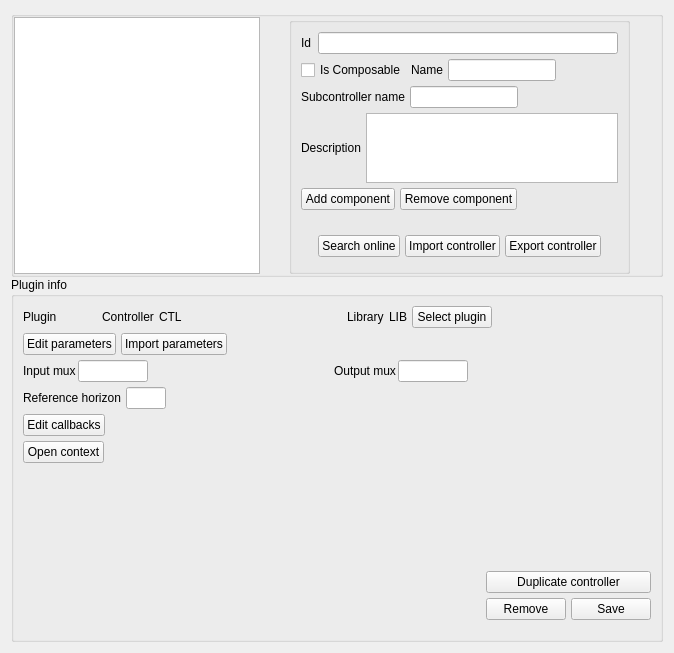
<?xml version="1.0" encoding="UTF-8"?>
<ui version="4.0">
 <class>Form</class>
 <widget class="QWidget" name="Form">
  <property name="geometry">
   <rect>
    <x>0</x>
    <y>0</y>
    <width>674</width>
    <height>653</height>
   </rect>
  </property>
  <property name="minimumSize">
   <size>
    <width>300</width>
    <height>0</height>
   </size>
  </property>
  <property name="windowTitle">
   <string>Form</string>
  </property>
  <layout class="QVBoxLayout" name="verticalLayout_2">
   <item>
    <layout class="QVBoxLayout" name="verticalLayout" stretch="5,20">
     <property name="spacing">
      <number>0</number>
     </property>
     <item>
      <widget class="QGroupBox" name="groupBox">
       <property name="title">
        <string/>
       </property>
       <layout class="QHBoxLayout" name="horizontalLayout_3" stretch="0">
        <property name="spacing">
         <number>0</number>
        </property>
        <property name="leftMargin">
         <number>0</number>
        </property>
        <property name="topMargin">
         <number>0</number>
        </property>
        <property name="rightMargin">
         <number>0</number>
        </property>
        <property name="bottomMargin">
         <number>0</number>
        </property>
        <item>
         <layout class="QHBoxLayout" name="horizontalLayout_2" stretch="0,0,20,0">
          <property name="spacing">
           <number>0</number>
          </property>
          <item>
           <widget class="QListWidget" name="subcontrollerList">
            <property name="minimumSize">
             <size>
              <width>200</width>
              <height>0</height>
             </size>
            </property>
           </widget>
          </item>
          <item>
           <spacer name="horizontalSpacer_6">
            <property name="orientation">
             <enum>Qt::Horizontal</enum>
            </property>
            <property name="sizeHint" stdset="0">
             <size>
              <width>40</width>
              <height>20</height>
             </size>
            </property>
           </spacer>
          </item>
          <item>
           <widget class="QGroupBox" name="groupBox_3">
            <property name="title">
             <string/>
            </property>
            <layout class="QHBoxLayout" name="horizontalLayout_4" stretch="50">
             <item>
              <layout class="QVBoxLayout" name="verticalLayout_3">
               <property name="spacing">
                <number>5</number>
               </property>
               <property name="leftMargin">
                <number>0</number>
               </property>
               <property name="bottomMargin">
                <number>5</number>
               </property>
               <item>
                <layout class="QHBoxLayout" name="horizontalLayout_22">
                 <property name="spacing">
                  <number>0</number>
                 </property>
                 <property name="topMargin">
                  <number>0</number>
                 </property>
                 <item>
                  <widget class="QLabel" name="label_7">
                   <property name="text">
                    <string>Id  </string>
                   </property>
                  </widget>
                 </item>
                 <item>
                  <widget class="QLineEdit" name="idTxt">
                   <property name="minimumSize">
                    <size>
                     <width>300</width>
                     <height>0</height>
                    </size>
                   </property>
                   <property name="alignment">
                    <set>Qt::AlignLeading|Qt::AlignLeft|Qt::AlignVCenter</set>
                   </property>
                  </widget>
                 </item>
                 <item>
                  <spacer name="horizontalSpacer_16">
                   <property name="orientation">
                    <enum>Qt::Horizontal</enum>
                   </property>
                   <property name="sizeHint" stdset="0">
                    <size>
                     <width>40</width>
                     <height>20</height>
                    </size>
                   </property>
                  </spacer>
                 </item>
                </layout>
               </item>
               <item>
                <layout class="QHBoxLayout" name="horizontalLayout_8">
                 <item>
                  <layout class="QHBoxLayout" name="horizontalLayout_5">
                   <item>
                    <widget class="QCheckBox" name="isComposableCb">
                     <property name="text">
                      <string>Is Composable</string>
                     </property>
                    </widget>
                   </item>
                   <item>
                    <widget class="QLabel" name="nameLabel">
                     <property name="text">
                      <string>Name</string>
                     </property>
                    </widget>
                   </item>
                   <item>
                    <widget class="QLineEdit" name="nameTxt"/>
                   </item>
                   <item>
                    <spacer name="horizontalSpacer_2">
                     <property name="orientation">
                      <enum>Qt::Horizontal</enum>
                     </property>
                     <property name="sizeHint" stdset="0">
                      <size>
                       <width>40</width>
                       <height>20</height>
                      </size>
                     </property>
                    </spacer>
                   </item>
                  </layout>
                 </item>
                </layout>
               </item>
               <item>
                <layout class="QHBoxLayout" name="horizontalLayout_13">
                 <property name="topMargin">
                  <number>0</number>
                 </property>
                 <item>
                  <widget class="QLabel" name="subctlLabel">
                   <property name="text">
                    <string>Subcontroller name</string>
                   </property>
                  </widget>
                 </item>
                 <item>
                  <widget class="QLineEdit" name="subctlNameTxt"/>
                 </item>
                 <item>
                  <spacer name="horizontalSpacer_11">
                   <property name="orientation">
                    <enum>Qt::Horizontal</enum>
                   </property>
                   <property name="sizeHint" stdset="0">
                    <size>
                     <width>40</width>
                     <height>20</height>
                    </size>
                   </property>
                  </spacer>
                 </item>
                </layout>
               </item>
               <item>
                <layout class="QHBoxLayout" name="horizontalLayout_7">
                 <item>
                  <widget class="QLabel" name="label_3">
                   <property name="text">
                    <string>Description</string>
                   </property>
                  </widget>
                 </item>
                 <item>
                  <widget class="QPlainTextEdit" name="descriptionTxt"/>
                 </item>
                </layout>
               </item>
               <item>
                <layout class="QHBoxLayout" name="horizontalLayout_15">
                 <property name="topMargin">
                  <number>0</number>
                 </property>
                 <item>
                  <widget class="QPushButton" name="addComponentBtn">
                   <property name="text">
                    <string>Add component</string>
                   </property>
                  </widget>
                 </item>
                 <item>
                  <widget class="QPushButton" name="removeComponentBtn">
                   <property name="text">
                    <string>Remove component</string>
                   </property>
                  </widget>
                 </item>
                 <item>
                  <spacer name="horizontalSpacer_8">
                   <property name="orientation">
                    <enum>Qt::Horizontal</enum>
                   </property>
                   <property name="sizeHint" stdset="0">
                    <size>
                     <width>40</width>
                     <height>20</height>
                    </size>
                   </property>
                  </spacer>
                 </item>
                </layout>
               </item>
               <item>
                <spacer name="verticalSpacer_4">
                 <property name="orientation">
                  <enum>Qt::Vertical</enum>
                 </property>
                 <property name="sizeHint" stdset="0">
                  <size>
                   <width>20</width>
                   <height>40</height>
                  </size>
                 </property>
                </spacer>
               </item>
               <item>
                <layout class="QHBoxLayout" name="horizontalLayout_17">
                 <property name="leftMargin">
                  <number>0</number>
                 </property>
                 <property name="topMargin">
                  <number>20</number>
                 </property>
                 <property name="rightMargin">
                  <number>0</number>
                 </property>
                 <item>
                  <spacer name="horizontalSpacer_17">
                   <property name="orientation">
                    <enum>Qt::Horizontal</enum>
                   </property>
                   <property name="sizeHint" stdset="0">
                    <size>
                     <width>40</width>
                     <height>20</height>
                    </size>
                   </property>
                  </spacer>
                 </item>
                 <item>
                  <widget class="QPushButton" name="searchOnlineBtn">
                   <property name="text">
                    <string>Search online</string>
                   </property>
                  </widget>
                 </item>
                 <item>
                  <widget class="QPushButton" name="importBtn">
                   <property name="text">
                    <string>Import controller</string>
                   </property>
                  </widget>
                 </item>
                 <item>
                  <widget class="QPushButton" name="exportBtn">
                   <property name="text">
                    <string>Export controller</string>
                   </property>
                  </widget>
                 </item>
                 <item>
                  <spacer name="horizontalSpacer_18">
                   <property name="orientation">
                    <enum>Qt::Horizontal</enum>
                   </property>
                   <property name="sizeHint" stdset="0">
                    <size>
                     <width>40</width>
                     <height>20</height>
                    </size>
                   </property>
                  </spacer>
                 </item>
                </layout>
               </item>
               <item>
                <spacer name="verticalSpacer_2">
                 <property name="orientation">
                  <enum>Qt::Vertical</enum>
                 </property>
                 <property name="sizeHint" stdset="0">
                  <size>
                   <width>20</width>
                   <height>40</height>
                  </size>
                 </property>
                </spacer>
               </item>
              </layout>
             </item>
            </layout>
           </widget>
          </item>
          <item>
           <spacer name="horizontalSpacer">
            <property name="orientation">
             <enum>Qt::Horizontal</enum>
            </property>
            <property name="sizeHint" stdset="0">
             <size>
              <width>40</width>
              <height>20</height>
             </size>
            </property>
           </spacer>
          </item>
         </layout>
        </item>
       </layout>
      </widget>
     </item>
     <item>
      <widget class="QGroupBox" name="groupBox_2">
       <property name="title">
        <string>Plugin info</string>
       </property>
       <layout class="QHBoxLayout" name="horizontalLayout_9">
        <item>
         <layout class="QHBoxLayout" name="horizontalLayout_10" stretch="20">
          <property name="spacing">
           <number>0</number>
          </property>
          <property name="leftMargin">
           <number>0</number>
          </property>
          <item>
           <layout class="QVBoxLayout" name="verticalLayout_4">
            <property name="spacing">
             <number>5</number>
            </property>
            <property name="leftMargin">
             <number>0</number>
            </property>
            <property name="bottomMargin">
             <number>10</number>
            </property>
            <item>
             <layout class="QHBoxLayout" name="horizontalLayout_6">
              <item>
               <widget class="QLabel" name="label">
                <property name="text">
                 <string>Plugin</string>
                </property>
               </widget>
              </item>
              <item>
               <spacer name="horizontalSpacer_4">
                <property name="orientation">
                 <enum>Qt::Horizontal</enum>
                </property>
                <property name="sizeType">
                 <enum>QSizePolicy::Minimum</enum>
                </property>
                <property name="sizeHint" stdset="0">
                 <size>
                  <width>40</width>
                  <height>20</height>
                 </size>
                </property>
               </spacer>
              </item>
              <item>
               <widget class="QLabel" name="label_2">
                <property name="text">
                 <string>Controller</string>
                </property>
               </widget>
              </item>
              <item>
               <widget class="QLabel" name="libTypeLbl">
                <property name="text">
                 <string>CTL</string>
                </property>
               </widget>
              </item>
              <item>
               <spacer name="horizontalSpacer_3">
                <property name="orientation">
                 <enum>Qt::Horizontal</enum>
                </property>
                <property name="sizeHint" stdset="0">
                 <size>
                  <width>40</width>
                  <height>20</height>
                 </size>
                </property>
               </spacer>
              </item>
              <item>
               <widget class="QLabel" name="label_4">
                <property name="text">
                 <string>Library</string>
                </property>
               </widget>
              </item>
              <item>
               <widget class="QLabel" name="libLibraryLbl">
                <property name="text">
                 <string>LIB</string>
                </property>
               </widget>
              </item>
              <item>
               <widget class="QPushButton" name="selectPluginBtn">
                <property name="text">
                 <string>Select plugin</string>
                </property>
               </widget>
              </item>
              <item>
               <spacer name="horizontalSpacer_13">
                <property name="orientation">
                 <enum>Qt::Horizontal</enum>
                </property>
                <property name="sizeType">
                 <enum>QSizePolicy::MinimumExpanding</enum>
                </property>
                <property name="sizeHint" stdset="0">
                 <size>
                  <width>40</width>
                  <height>20</height>
                 </size>
                </property>
               </spacer>
              </item>
             </layout>
            </item>
            <item>
             <layout class="QHBoxLayout" name="horizontalLayout_20">
              <property name="topMargin">
               <number>0</number>
              </property>
              <item>
               <widget class="QPushButton" name="editParametersBtn">
                <property name="text">
                 <string>Edit parameters</string>
                </property>
               </widget>
              </item>
              <item>
               <widget class="QPushButton" name="importParametersBtn">
                <property name="text">
                 <string>Import parameters</string>
                </property>
               </widget>
              </item>
              <item>
               <spacer name="horizontalSpacer_7">
                <property name="orientation">
                 <enum>Qt::Horizontal</enum>
                </property>
                <property name="sizeHint" stdset="0">
                 <size>
                  <width>40</width>
                  <height>20</height>
                 </size>
                </property>
               </spacer>
              </item>
             </layout>
            </item>
            <item>
             <layout class="QHBoxLayout" name="horizontalLayout_11" stretch="0,0,0,0,0,0">
              <property name="spacing">
               <number>2</number>
              </property>
              <item>
               <widget class="QLabel" name="label_5">
                <property name="text">
                 <string>Input mux</string>
                </property>
               </widget>
              </item>
              <item>
               <widget class="QLineEdit" name="inputMuxTxt">
                <property name="sizePolicy">
                 <sizepolicy hsizetype="Fixed" vsizetype="Fixed">
                  <horstretch>0</horstretch>
                  <verstretch>0</verstretch>
                 </sizepolicy>
                </property>
                <property name="maximumSize">
                 <size>
                  <width>70</width>
                  <height>16777215</height>
                 </size>
                </property>
               </widget>
              </item>
              <item>
               <spacer name="horizontalSpacer_10">
                <property name="orientation">
                 <enum>Qt::Horizontal</enum>
                </property>
                <property name="sizeHint" stdset="0">
                 <size>
                  <width>40</width>
                  <height>20</height>
                 </size>
                </property>
               </spacer>
              </item>
              <item>
               <widget class="QLabel" name="label_6">
                <property name="text">
                 <string>Output mux</string>
                </property>
               </widget>
              </item>
              <item>
               <widget class="QLineEdit" name="outputMuxTxt">
                <property name="enabled">
                 <bool>true</bool>
                </property>
                <property name="sizePolicy">
                 <sizepolicy hsizetype="Fixed" vsizetype="Fixed">
                  <horstretch>0</horstretch>
                  <verstretch>0</verstretch>
                 </sizepolicy>
                </property>
                <property name="maximumSize">
                 <size>
                  <width>70</width>
                  <height>16777215</height>
                 </size>
                </property>
                <property name="baseSize">
                 <size>
                  <width>0</width>
                  <height>0</height>
                 </size>
                </property>
               </widget>
              </item>
              <item>
               <spacer name="horizontalSpacer_12">
                <property name="orientation">
                 <enum>Qt::Horizontal</enum>
                </property>
                <property name="sizeType">
                 <enum>QSizePolicy::MinimumExpanding</enum>
                </property>
                <property name="sizeHint" stdset="0">
                 <size>
                  <width>40</width>
                  <height>20</height>
                 </size>
                </property>
               </spacer>
              </item>
             </layout>
            </item>
            <item>
             <layout class="QHBoxLayout" name="horizontalLayout_12">
              <item>
               <widget class="QLabel" name="label_9">
                <property name="text">
                 <string>Reference horizon</string>
                </property>
               </widget>
              </item>
              <item>
               <widget class="QLineEdit" name="refHorizonTxt">
                <property name="maximumSize">
                 <size>
                  <width>40</width>
                  <height>16777215</height>
                 </size>
                </property>
               </widget>
              </item>
              <item>
               <spacer name="horizontalSpacer_5">
                <property name="orientation">
                 <enum>Qt::Horizontal</enum>
                </property>
                <property name="sizeHint" stdset="0">
                 <size>
                  <width>40</width>
                  <height>20</height>
                 </size>
                </property>
               </spacer>
              </item>
             </layout>
            </item>
            <item>
             <layout class="QHBoxLayout" name="horizontalLayout_16">
              <property name="topMargin">
               <number>0</number>
              </property>
              <item>
               <widget class="QPushButton" name="editCallbacksBtn">
                <property name="text">
                 <string>Edit callbacks</string>
                </property>
               </widget>
              </item>
              <item>
               <spacer name="horizontalSpacer_9">
                <property name="orientation">
                 <enum>Qt::Horizontal</enum>
                </property>
                <property name="sizeHint" stdset="0">
                 <size>
                  <width>40</width>
                  <height>20</height>
                 </size>
                </property>
               </spacer>
              </item>
             </layout>
            </item>
            <item>
             <layout class="QHBoxLayout" name="horizontalLayout_21">
              <property name="topMargin">
               <number>0</number>
              </property>
              <item>
               <widget class="QPushButton" name="openContextBtn">
                <property name="text">
                 <string>Open context</string>
                </property>
               </widget>
              </item>
              <item>
               <spacer name="horizontalSpacer_15">
                <property name="orientation">
                 <enum>Qt::Horizontal</enum>
                </property>
                <property name="sizeHint" stdset="0">
                 <size>
                  <width>40</width>
                  <height>20</height>
                 </size>
                </property>
               </spacer>
              </item>
             </layout>
            </item>
            <item>
             <spacer name="verticalSpacer">
              <property name="orientation">
               <enum>Qt::Vertical</enum>
              </property>
              <property name="sizeHint" stdset="0">
               <size>
                <width>20</width>
                <height>40</height>
               </size>
              </property>
             </spacer>
            </item>
            <item>
             <layout class="QHBoxLayout" name="horizontalLayout_14">
              <property name="topMargin">
               <number>0</number>
              </property>
              <item>
               <spacer name="horizontalSpacer_14">
                <property name="orientation">
                 <enum>Qt::Horizontal</enum>
                </property>
                <property name="sizeHint" stdset="0">
                 <size>
                  <width>40</width>
                  <height>20</height>
                 </size>
                </property>
               </spacer>
              </item>
              <item>
               <layout class="QVBoxLayout" name="verticalLayout_5">
                <property name="leftMargin">
                 <number>0</number>
                </property>
                <item>
                 <layout class="QHBoxLayout" name="horizontalLayout_19">
                  <property name="topMargin">
                   <number>0</number>
                  </property>
                  <item>
                   <widget class="QPushButton" name="duplicateBtn">
                    <property name="text">
                     <string>Duplicate controller</string>
                    </property>
                   </widget>
                  </item>
                 </layout>
                </item>
                <item>
                 <layout class="QHBoxLayout" name="horizontalLayout_18">
                  <property name="topMargin">
                   <number>0</number>
                  </property>
                  <item>
                   <widget class="QPushButton" name="removeBtn">
                    <property name="text">
                     <string>Remove</string>
                    </property>
                   </widget>
                  </item>
                  <item>
                   <widget class="QPushButton" name="saveBtn">
                    <property name="text">
                     <string>Save</string>
                    </property>
                   </widget>
                  </item>
                 </layout>
                </item>
               </layout>
              </item>
             </layout>
            </item>
           </layout>
          </item>
         </layout>
        </item>
       </layout>
      </widget>
     </item>
    </layout>
   </item>
   <item>
    <layout class="QHBoxLayout" name="horizontalLayout"/>
   </item>
  </layout>
 </widget>
 <resources/>
 <connections/>
</ui>
